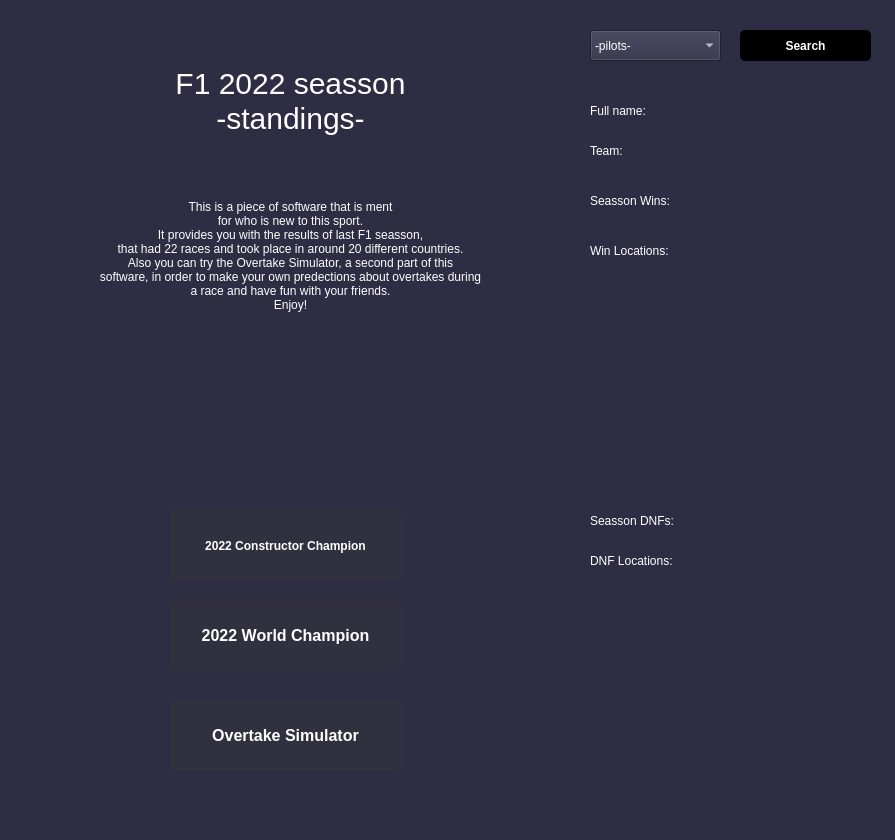
<?xml version="1.0" encoding="UTF-8"?>
<ui version="4.0">
 <class>MainWindow</class>
 <widget class="QMainWindow" name="MainWindow">
  <property name="geometry">
   <rect>
    <x>0</x>
    <y>0</y>
    <width>895</width>
    <height>840</height>
   </rect>
  </property>
  <property name="minimumSize">
   <size>
    <width>895</width>
    <height>840</height>
   </size>
  </property>
  <property name="maximumSize">
   <size>
    <width>895</width>
    <height>840</height>
   </size>
  </property>
  <property name="mouseTracking">
   <bool>true</bool>
  </property>
  <property name="windowTitle">
   <string>F1 2022 Standings</string>
  </property>
  <property name="styleSheet">
   <string notr="true">background: rgb(45,45,68);</string>
  </property>
  <property name="tabShape">
   <enum>QTabWidget::Rounded</enum>
  </property>
  <widget class="QWidget" name="centralwidget">
   <widget class="QLabel" name="label_image">
    <property name="geometry">
     <rect>
      <x>10</x>
      <y>10</y>
      <width>551</width>
      <height>821</height>
     </rect>
    </property>
    <property name="acceptDrops">
     <bool>true</bool>
    </property>
    <property name="styleSheet">
     <string notr="true">width: auto;
height: auto;
</string>
    </property>
    <property name="frameShape">
     <enum>QFrame::NoFrame</enum>
    </property>
    <property name="lineWidth">
     <number>0</number>
    </property>
    <property name="text">
     <string/>
    </property>
    <property name="pixmap">
     <pixmap>assets/453be7bf305ba1db8a5af5df8134bd27.jpg</pixmap>
    </property>
    <property name="scaledContents">
     <bool>true</bool>
    </property>
    <property name="wordWrap">
     <bool>true</bool>
    </property>
   </widget>
   <widget class="QPushButton" name="pushButtonOvertakeSimulator">
    <property name="geometry">
     <rect>
      <x>170</x>
      <y>700</y>
      <width>231</width>
      <height>71</height>
     </rect>
    </property>
    <property name="styleSheet">
     <string notr="true">background-color: rgb(48,48,63);
color: white;
border-radius: 5px;
padding: 10px 20px;
font-size: 16px;
font-weight: bold;
cursor: pointer;

</string>
    </property>
    <property name="text">
     <string>Overtake Simulator</string>
    </property>
   </widget>
   <widget class="QPushButton" name="pushButtonConstructor">
    <property name="geometry">
     <rect>
      <x>170</x>
      <y>510</y>
      <width>231</width>
      <height>71</height>
     </rect>
    </property>
    <property name="styleSheet">
     <string notr="true">background-color: rgb(48,48,63);
color: white;
border-radius: 5px;
padding: 10px 20px;
font-size: 12px;
font-weight: bold;
cursor: pointer;

</string>
    </property>
    <property name="text">
     <string>2022 Constructor Champion</string>
    </property>
   </widget>
   <widget class="QPushButton" name="pushButtonChampion">
    <property name="geometry">
     <rect>
      <x>170</x>
      <y>600</y>
      <width>231</width>
      <height>71</height>
     </rect>
    </property>
    <property name="styleSheet">
     <string notr="true">background-color: rgb(48,48,63);
color: white;
border-radius: 5px;
padding: 10px 20px;
font-size: 16px;
font-weight: bold;
cursor: pointer;

</string>
    </property>
    <property name="text">
     <string>2022 World Champion</string>
    </property>
   </widget>
   <widget class="QComboBox" name="comboBox">
    <property name="geometry">
     <rect>
      <x>590</x>
      <y>30</y>
      <width>131</width>
      <height>31</height>
     </rect>
    </property>
    <property name="styleSheet">
     <string notr="true">color: rgb(255,255,255);
font: center;
</string>
    </property>
    <item>
     <property name="text">
      <string>-pilots-</string>
     </property>
    </item>
    <item>
     <property name="text">
      <string>Hamilton</string>
     </property>
    </item>
    <item>
     <property name="text">
      <string>Leclerc</string>
     </property>
    </item>
    <item>
     <property name="text">
      <string>Sainz</string>
     </property>
    </item>
    <item>
     <property name="text">
      <string>Verstappen</string>
     </property>
    </item>
    <item>
     <property name="text">
      <string>Russell</string>
     </property>
    </item>
    <item>
     <property name="text">
      <string>Ocon</string>
     </property>
    </item>
    <item>
     <property name="text">
      <string>Gasly</string>
     </property>
    </item>
    <item>
     <property name="text">
      <string>Ricciardo</string>
     </property>
    </item>
    <item>
     <property name="text">
      <string>Norris</string>
     </property>
    </item>
    <item>
     <property name="text">
      <string>Bottas</string>
     </property>
    </item>
    <item>
     <property name="text">
      <string>Zhou</string>
     </property>
    </item>
    <item>
     <property name="text">
      <string>Stroll</string>
     </property>
    </item>
    <item>
     <property name="text">
      <string>Alonso</string>
     </property>
    </item>
    <item>
     <property name="text">
      <string>Magnussen</string>
     </property>
    </item>
    <item>
     <property name="text">
      <string>Schumacher</string>
     </property>
    </item>
    <item>
     <property name="text">
      <string>Tsunoda</string>
     </property>
    </item>
    <item>
     <property name="text">
      <string>Albon</string>
     </property>
    </item>
    <item>
     <property name="text">
      <string>Latifi</string>
     </property>
    </item>
    <item>
     <property name="text">
      <string>Vettel</string>
     </property>
    </item>
    <item>
     <property name="text">
      <string>Perez</string>
     </property>
    </item>
   </widget>
   <widget class="QLabel" name="label_title">
    <property name="geometry">
     <rect>
      <x>20</x>
      <y>50</y>
      <width>541</width>
      <height>101</height>
     </rect>
    </property>
    <property name="styleSheet">
     <string notr="true">background-color: transparent;
font: 30px;
color: rgb(255,255,255);
</string>
    </property>
    <property name="text">
     <string>F1 2022 seasson
-standings-</string>
    </property>
    <property name="alignment">
     <set>Qt::AlignCenter</set>
    </property>
   </widget>
   <widget class="QLabel" name="label_introduction">
    <property name="geometry">
     <rect>
      <x>20</x>
      <y>160</y>
      <width>541</width>
      <height>191</height>
     </rect>
    </property>
    <property name="styleSheet">
     <string notr="true">background-color: transparent;
color: rgb(255,255,255);
</string>
    </property>
    <property name="text">
     <string>This is a piece of software that is ment
for who is new to this sport.
It provides you with the results of last F1 seasson, 
that had 22 races and took place in around 20 different countries. 
Also you can try the Overtake Simulator, a second part of this
software, in order to make your own predections about overtakes during
a race and have fun with your friends.
Enjoy!</string>
    </property>
    <property name="alignment">
     <set>Qt::AlignCenter</set>
    </property>
   </widget>
   <widget class="QLabel" name="label_name">
    <property name="geometry">
     <rect>
      <x>590</x>
      <y>100</y>
      <width>291</width>
      <height>21</height>
     </rect>
    </property>
    <property name="styleSheet">
     <string notr="true">background-color: transparent;
color: rgb(255,255,255);
</string>
    </property>
    <property name="text">
     <string>Full name:</string>
    </property>
   </widget>
   <widget class="QLabel" name="label_Win">
    <property name="geometry">
     <rect>
      <x>590</x>
      <y>190</y>
      <width>291</width>
      <height>21</height>
     </rect>
    </property>
    <property name="styleSheet">
     <string notr="true">background-color: transparent;

color: rgb(255,255,255);
</string>
    </property>
    <property name="text">
     <string>Seasson Wins:</string>
    </property>
   </widget>
   <widget class="QLabel" name="label_Win_loc">
    <property name="geometry">
     <rect>
      <x>590</x>
      <y>240</y>
      <width>291</width>
      <height>21</height>
     </rect>
    </property>
    <property name="styleSheet">
     <string notr="true">background-color: transparent;

color: rgb(255,255,255);
</string>
    </property>
    <property name="text">
     <string>Win Locations:</string>
    </property>
   </widget>
   <widget class="QLabel" name="label_DNF">
    <property name="geometry">
     <rect>
      <x>590</x>
      <y>510</y>
      <width>291</width>
      <height>21</height>
     </rect>
    </property>
    <property name="styleSheet">
     <string notr="true">background-color: transparent;

color: rgb(255,255,255);
</string>
    </property>
    <property name="text">
     <string>Seasson DNFs: </string>
    </property>
   </widget>
   <widget class="QLabel" name="label_DNF_loc">
    <property name="geometry">
     <rect>
      <x>590</x>
      <y>550</y>
      <width>291</width>
      <height>21</height>
     </rect>
    </property>
    <property name="styleSheet">
     <string notr="true">background-color: transparent;

color: rgb(255,255,255);
</string>
    </property>
    <property name="text">
     <string>DNF Locations:</string>
    </property>
   </widget>
   <widget class="QLabel" name="label_team">
    <property name="geometry">
     <rect>
      <x>590</x>
      <y>140</y>
      <width>291</width>
      <height>21</height>
     </rect>
    </property>
    <property name="styleSheet">
     <string notr="true">background-color: transparent;

color: rgb(255,255,255);
</string>
    </property>
    <property name="text">
     <string>Team:</string>
    </property>
   </widget>
   <widget class="QLabel" name="label_Win_list">
    <property name="geometry">
     <rect>
      <x>600</x>
      <y>270</y>
      <width>281</width>
      <height>211</height>
     </rect>
    </property>
    <property name="styleSheet">
     <string notr="true">background-color: transparent;

color: rgb(255,255,255);</string>
    </property>
    <property name="text">
     <string/>
    </property>
   </widget>
   <widget class="QLabel" name="label_DNF_list">
    <property name="geometry">
     <rect>
      <x>600</x>
      <y>580</y>
      <width>281</width>
      <height>211</height>
     </rect>
    </property>
    <property name="styleSheet">
     <string notr="true">background-color: transparent;

color: rgb(255,255,255);</string>
    </property>
    <property name="text">
     <string/>
    </property>
   </widget>
   <widget class="QPushButton" name="pushButtonConstructor_2">
    <property name="geometry">
     <rect>
      <x>740</x>
      <y>30</y>
      <width>131</width>
      <height>31</height>
     </rect>
    </property>
    <property name="styleSheet">
     <string notr="true">background-color: rgb(0,0,0);
color: white;
border-radius: 5px;
padding: 10px 20px;
font-size: 12px;
font-weight: bold;
cursor: pointer;

</string>
    </property>
    <property name="text">
     <string>Search</string>
    </property>
   </widget>
  </widget>
 </widget>
 <resources/>
 <connections/>
</ui>
